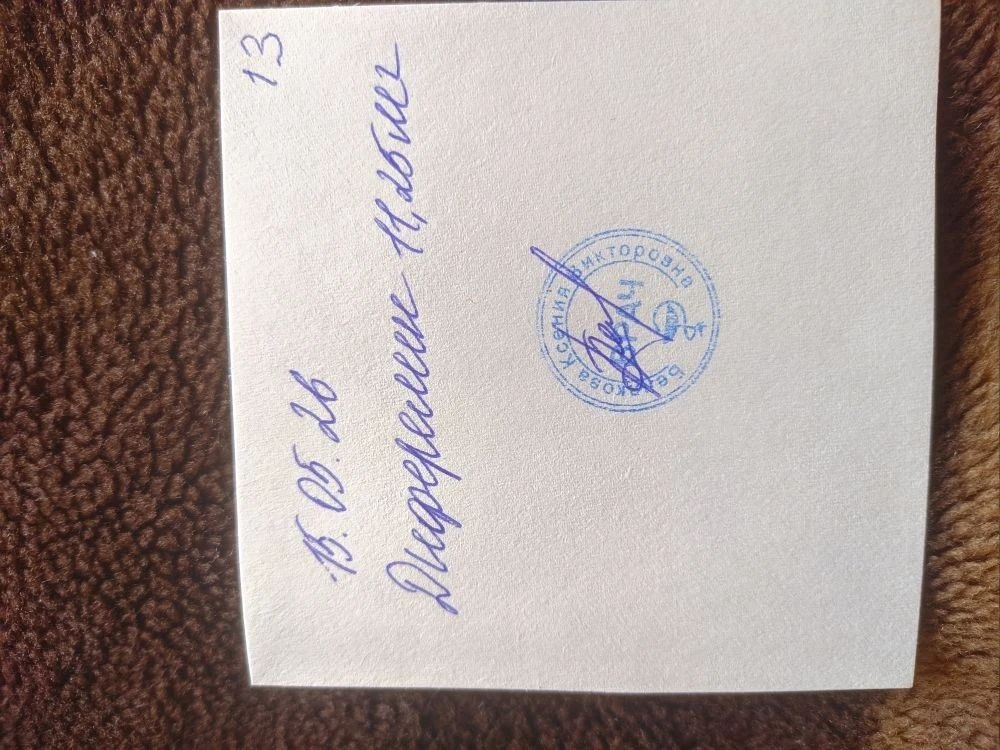
#> input picture data/scans/incoming/photo_2026-05-31_21-46-10.jpg, 1000 x 750 px; its folder holds only this picture in this run
$ python scan_documents.py
#> lines starting #> are read from the running program, lines starting #| are printed output that depends on the picture; after the words box and inside, x2 and y2 are one past the last pixel; in counts of white or black regions, pixels touching at a corner belong together
#> in process_image, raw is the input picture: shape (750, 1000, 3); mean B, G, R 149.3, 153.1, 166.4
#!/usr/bin/env python3
"""Crop, deskew and order photographed document pages."""

from __future__ import annotations

import argparse
import hashlib
import re
import sys
from pathlib import Path

import cv2
import numpy as np
import pytesseract
from PIL import Image, ImageOps

ROOT = Path(__file__).resolve().parents[1]


# [9 lines left out: function _order_points, not called in this run]


def _paper_mask(bgr: np.ndarray) -> np.ndarray:
    hsv = cv2.cvtColor(bgr, cv2.COLOR_BGR2HSV)
#> hsv: shape (750, 1000, 3); mean H, S, V 21, 50.3, 167.7
    mask = cv2.inRange(hsv, (0, 0, 110), (180, 90, 255))
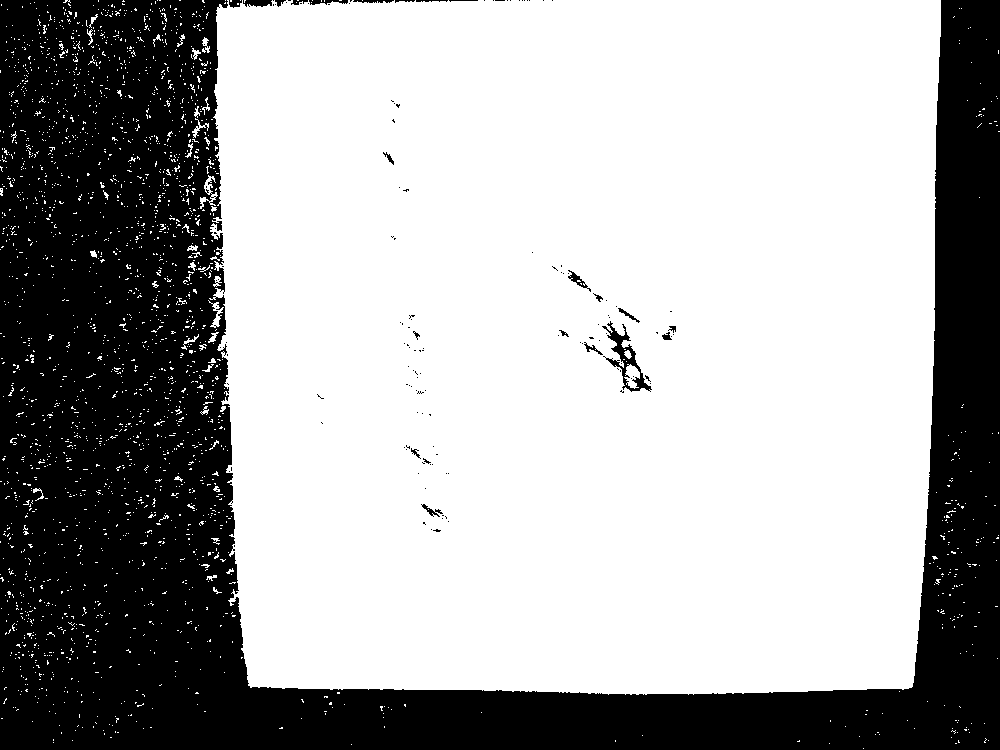
#> mask: shape (750, 1000); 65.6% white; 148 black regions (126 under 20 px), largest, box (x1, y1, x2, y2) and area: (0, 0, 1000, 750) 255344, (602, 321, 652, 392) 854, (243, 0, 272, 7) 159
    kernel = cv2.getStructuringElement(cv2.MORPH_RECT, (11, 11))
    mask = cv2.morphologyEx(mask, cv2.MORPH_CLOSE, kernel, iterations=2)
#> mask: shape (750, 1000); 84.4% white; 25 black regions, largest, box (x1, y1, x2, y2) and area: (73, 561, 1000, 750) 65009, (932, 0, 1000, 535) 30429, (0, 270, 120, 358) 5248
    mask = cv2.morphologyEx(mask, cv2.MORPH_OPEN, kernel, iterations=1)
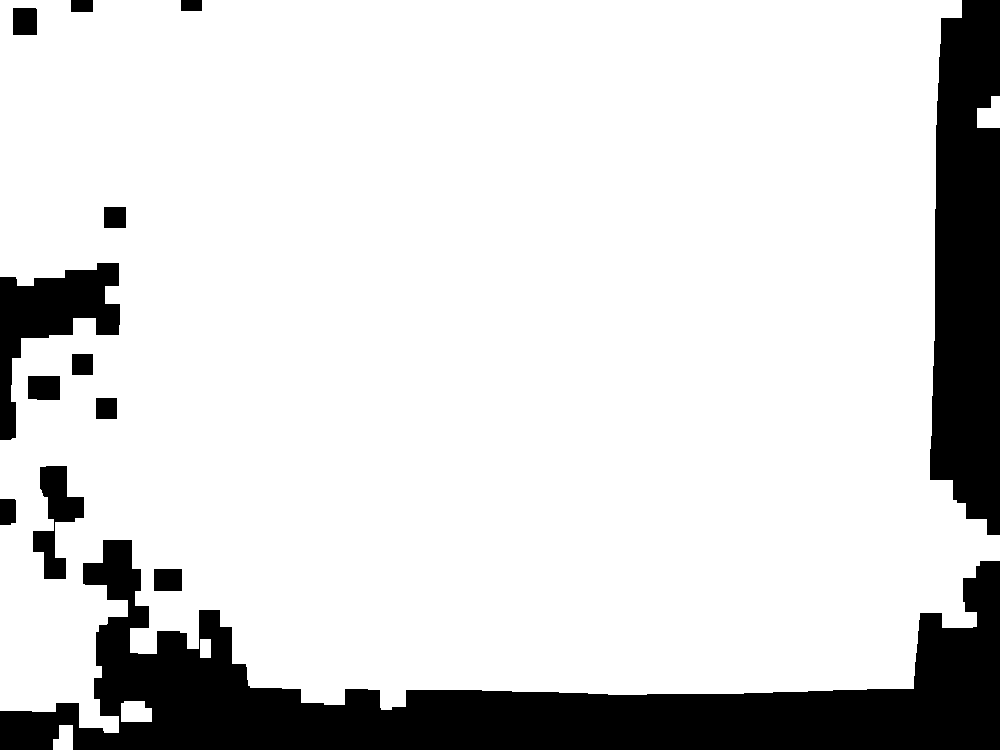
#> mask: shape (750, 1000); 84% white; 13 black regions
    return mask


def _largest_quad(contours: list, min_area_ratio: float, shape: tuple[int, int]) -> np.ndarray | None:
    h, w = shape
    img_area = h * w
    best: np.ndarray | None = None
    best_area = 0.0
    for cnt in contours:
        area = cv2.contourArea(cnt)
        if area < img_area * min_area_ratio:
            continue
        peri = cv2.arcLength(cnt, True)
        approx = cv2.approxPolyDP(cnt, 0.02 * peri, True)
        if len(approx) == 4 and area > best_area:
            best_area = area
            best = approx.reshape(4, 2).astype(np.float32)
    return best


# [12 lines left out: function _warp_document, not called in this run]


def extract_document(bgr: np.ndarray) -> np.ndarray:
    mask = _paper_mask(bgr)
    contours, _ = cv2.findContours(mask, cv2.RETR_EXTERNAL, cv2.CHAIN_APPROX_SIMPLE)
#> contours = 5 contours; box (x1, y1, x2, y2) and area: (0, 0, 1000, 733) 631831, (121, 701, 152, 722) 546, (977, 96, 1000, 128) 514, (53, 725, 73, 750) 372, (200, 639, 211, 658) 180
    if not contours:
        return bgr

    cnt = max(contours, key=cv2.contourArea)
#> cnt = contour of 290 points, box (x1, y1, x2, y2) (0, 0, 1000, 733), area 631831
    area_ratio = cv2.contourArea(cnt) / (bgr.shape[0] * bgr.shape[1])
#> area_ratio = 0.842
    quad = _largest_quad(contours, min_area_ratio=0.06, shape=bgr.shape[:2])
#> the loop in _largest_quad, `for cnt in contours:` made 5 passes
#> area on passes 1, 2, 4: 372.5, 546, 514.5
#> after the loop in _largest_quad, `for cnt in contours:`: best_area = 0

    if area_ratio < 0.45 or quad is None:
        x, y, w, h = cv2.boundingRect(cnt)
#> x = 0; y = 0; w = 1000; h = 733
        pad = max(4, int(min(w, h) * 0.012))
#> pad = 8
        return bgr[
            max(0, y - pad) : min(bgr.shape[0], y + h + pad),
            max(0, x - pad) : min(bgr.shape[1], x + w + pad),
        ]

    return _warp_document(bgr, quad)


def _osd_upright_conf(bgr: np.ndarray) -> float:
    pil = Image.fromarray(cv2.cvtColor(bgr, cv2.COLOR_BGR2RGB))
    w, h = pil.size
    scale = 2000 / max(w, h)
    if scale > 1.05:
        pil = pil.resize((int(w * scale), int(h * scale)), Image.Resampling.LANCZOS)
    try:
        osd = pytesseract.image_to_osd(pil, config="--psm 0")
        rotate = int(re.search(r"Rotate: (\d+)", osd).group(1))
        conf = float(re.search(r"Orientation confidence: ([\d.]+)", osd).group(1))
        if rotate == 0:
            return conf
        if rotate == 180:
            return conf * 0.25
        return 0.0
    except Exception:
        return 0.0


def _ocr_top_score(bgr: np.ndarray) -> int:
    h = bgr.shape[0]
    part = bgr[: max(80, h // 4)]
    rgb = cv2.cvtColor(part, cv2.COLOR_BGR2RGB)
    pil = Image.fromarray(rgb)
    w, th = pil.size
    scale = 1800 / max(w, th)
    if scale > 1.05:
        pil = pil.resize((int(w * scale), int(th * scale)), Image.Resampling.LANCZOS)
    try:
        text = pytesseract.image_to_string(pil, lang="rus+eng", config="--psm 6")
    except Exception:
        text = ""
    words = re.findall(r"[А-Яа-яЁё]{4,}", text)
    return sum(len(w) for w in words) + len(words) * 8


def _text_horizontal_score(bgr: np.ndarray) -> float:
    gray = cv2.cvtColor(bgr, cv2.COLOR_BGR2GRAY)
    _, bw = cv2.threshold(gray, 0, 255, cv2.THRESH_BINARY_INV + cv2.THRESH_OTSU)
    row_var = float(np.var(bw.sum(axis=1)))
    col_var = float(np.var(bw.sum(axis=0)))
    return row_var / (col_var + 1e-6)


def _orientation_quality(bgr: np.ndarray) -> float:
    h, w = bgr.shape[:2]
    osd = _osd_upright_conf(bgr) * 20.0
    top = float(_ocr_top_score(bgr))
    horiz = min(_text_horizontal_score(bgr), 15.0)
    portrait = 4.0 if h >= w * 1.02 else 0.0
    return osd + top + horiz + portrait


def auto_orient(bgr: np.ndarray) -> np.ndarray:
    scored: list[tuple[float, int]] = []
    for k in range(4):
        scored.append((_orientation_quality(np.rot90(bgr, k)), k))
#> this loop made 4 passes
#> horiz in _orientation_quality on passes 1 to 4: 0.331, 3.02, 0.331, 3.02
#> pass 1, in _ocr_top_score, `part = bgr[: max(80, h // 4)]`:
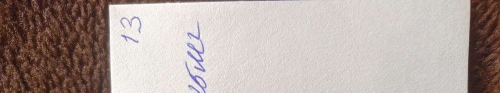
#> part: shape (185, 1000, 3) (shown at 1/2 size); mean of channels 0, 1, 2 163.1, 167.6, 180.7; drawn as B, G, R
#> after the loop, scored = [(0.331, 0), (7.02, 1), (0.331, 2), (7.02, 3)]
    scored.sort(reverse=True)
    best_score = scored[0][0]
#> best_score = 7.02
    top_ks = [k for s, k in scored if s >= best_score - 0.05]
#> top_ks = [1, 3]
    if 1 in top_ks and 3 in top_ks:
        k = 3
    else:
        k = scored[0][1]
    return np.rot90(bgr, k)
#> returned value: shape (1000, 741, 3)


def trim_paper(bgr: np.ndarray) -> np.ndarray:
    """Mild edge trim — only obvious background, keep full page content."""
    gray = cv2.cvtColor(bgr, cv2.COLOR_BGR2GRAY)
    hsv = cv2.cvtColor(bgr, cv2.COLOR_BGR2HSV)
#> hsv: shape (1000, 741, 3); mean H, S, V 21.1, 49.5, 168.9
    paper = ((gray > 135) & (hsv[:, :, 1] < 85)) | (gray > 200)
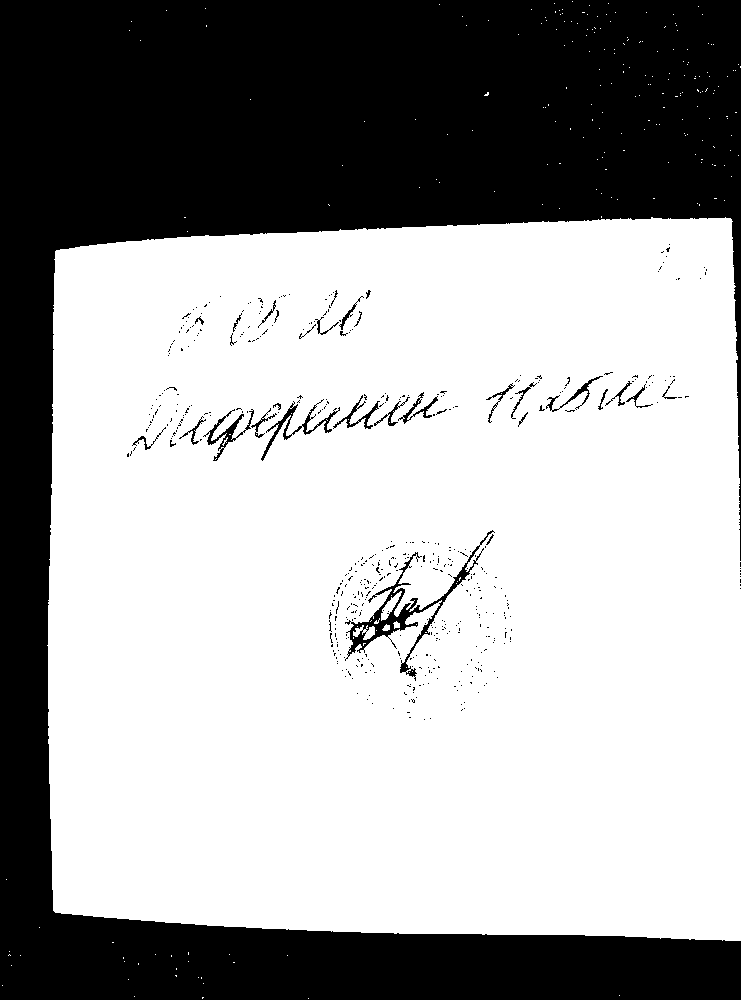
#> paper: shape (1000, 741) bool; 64.2% white; 504 black regions (473 under 20 px), largest, box (x1, y1, x2, y2) and area: (0, 0, 741, 1000) 257975, (345, 530, 495, 681) 2321, (261, 399, 340, 461) 624
    if not paper.any():
        return bgr
    ys, xs = np.where(paper)
    pad = max(4, int(min(bgr.shape[:2]) * 0.008))
    y0 = max(0, int(ys.min()) - pad)
#> y0 = 0
    y1 = min(bgr.shape[0], int(ys.max()) + pad + 1)
#> y1 = 1000
    x0 = max(0, int(xs.min()) - pad)
#> x0 = 0
    x1 = min(bgr.shape[1], int(xs.max()) + pad + 1)
#> x1 = 741
    return bgr[y0:y1, x0:x1]


def _enhance(bgr: np.ndarray) -> np.ndarray:
    rgb = cv2.cvtColor(bgr, cv2.COLOR_BGR2RGB)
    pil = Image.fromarray(rgb)
    pil = ImageOps.autocontrast(pil, cutoff=1)
    return cv2.cvtColor(np.array(pil), cv2.COLOR_RGB2BGR)
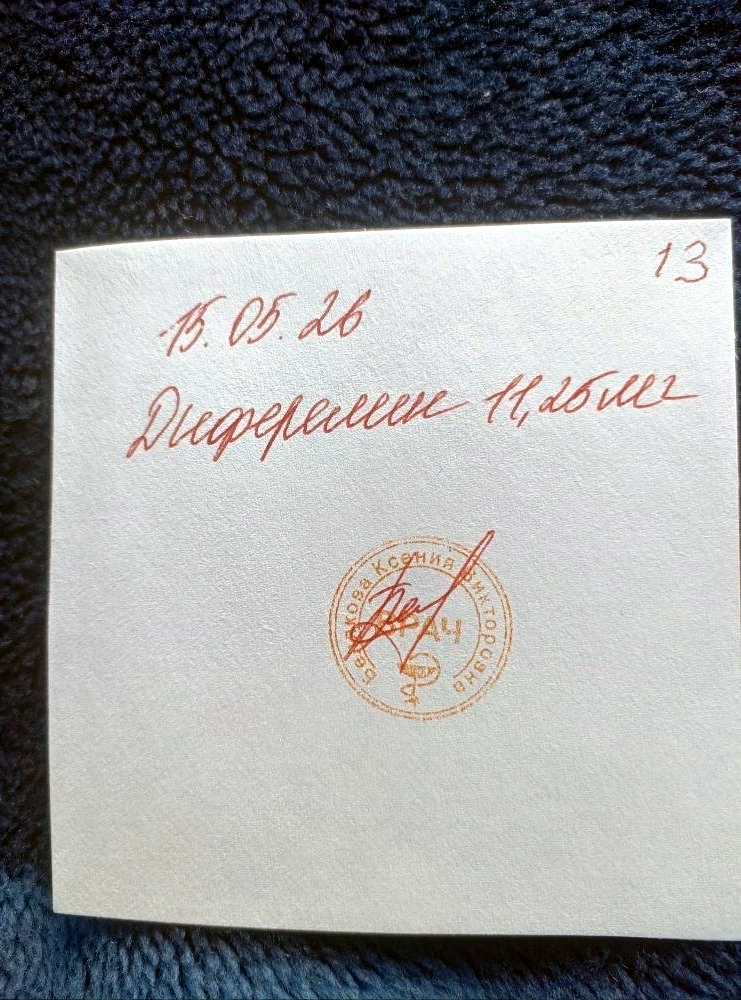
#> returned value: shape (1000, 741, 3); mean R, G, B 149.4, 150.4, 151.6


def process_image(path: Path) -> np.ndarray:
    raw = cv2.imdecode(np.fromfile(str(path), dtype=np.uint8), cv2.IMREAD_COLOR)
    if raw is None:
        raise RuntimeError(f"cannot read {path}")
    doc = extract_document(raw)
    doc = auto_orient(doc)
    doc = trim_paper(doc)
    return _enhance(doc)


def file_hash(path: Path) -> str:
    return hashlib.md5(path.read_bytes()).hexdigest()


def save_jpeg(bgr: np.ndarray, dest: Path, quality: int = 92) -> None:
#|   001 <- photo_2026-05-31_21-46-10.jpg (741x1000)
    rgb = cv2.cvtColor(bgr, cv2.COLOR_BGR2RGB)
    Image.fromarray(rgb).save(dest, "JPEG", quality=quality, optimize=True)


def build_pdf(jpg_paths: list[Path], pdf_path: Path) -> None:
    if not jpg_paths:
        return
    pages = [Image.open(p).convert("RGB") for p in jpg_paths]
#> pages = 1 item
    first, rest = pages[0], pages[1:]
#> rest = []
    first.save(pdf_path, "PDF", save_all=True, append_images=rest, resolution=150.0)


def main() -> None:
    ap = argparse.ArgumentParser()
    ap.add_argument("--in-dir", type=Path, default=ROOT / "data/scans/incoming")
    ap.add_argument("--out-dir", type=Path, default=ROOT / "data/scans/processed")
    ap.add_argument("--pdf-name", default="documents.pdf")
    args = ap.parse_args()

    in_dir = args.in_dir
    out_dir = args.out_dir
    out_dir.mkdir(parents=True, exist_ok=True)

    sources = sorted(in_dir.glob("*.jpg")) + sorted(in_dir.glob("*.jpeg"))
    sources += sorted(in_dir.glob("*.JPG")) + sorted(in_dir.glob("*.JPEG"))
    if not sources:
        print("No JPEG files in", in_dir, file=sys.stderr)
        sys.exit(1)

    seen_hashes: set[str] = set()
    saved: list[Path] = []
    page = 0
    for src in sources:
        digest = file_hash(src)
        if digest in seen_hashes:
            print(f"  skip duplicate: {src.name}")
            continue
        seen_hashes.add(digest)
        page += 1
        out = out_dir / f"{page:03d}.jpg"
        try:
            result = process_image(src)
            save_jpeg(result, out)
            saved.append(out)
            print(f"  {page:03d} <- {src.name} ({result.shape[1]}x{result.shape[0]})")
        except Exception as e:
            print(f"  FAIL {src.name}: {e}", file=sys.stderr)

    pdf_path = out_dir / args.pdf_name
    build_pdf(saved, pdf_path)
    print(f"Done: {len(saved)} pages -> {out_dir}")
    if saved:
        print(f"PDF: {pdf_path}")


if __name__ == "__main__":
    main()

$ run again, on data/scans/incoming/photo_2026-05-31_21-46-29.jpg
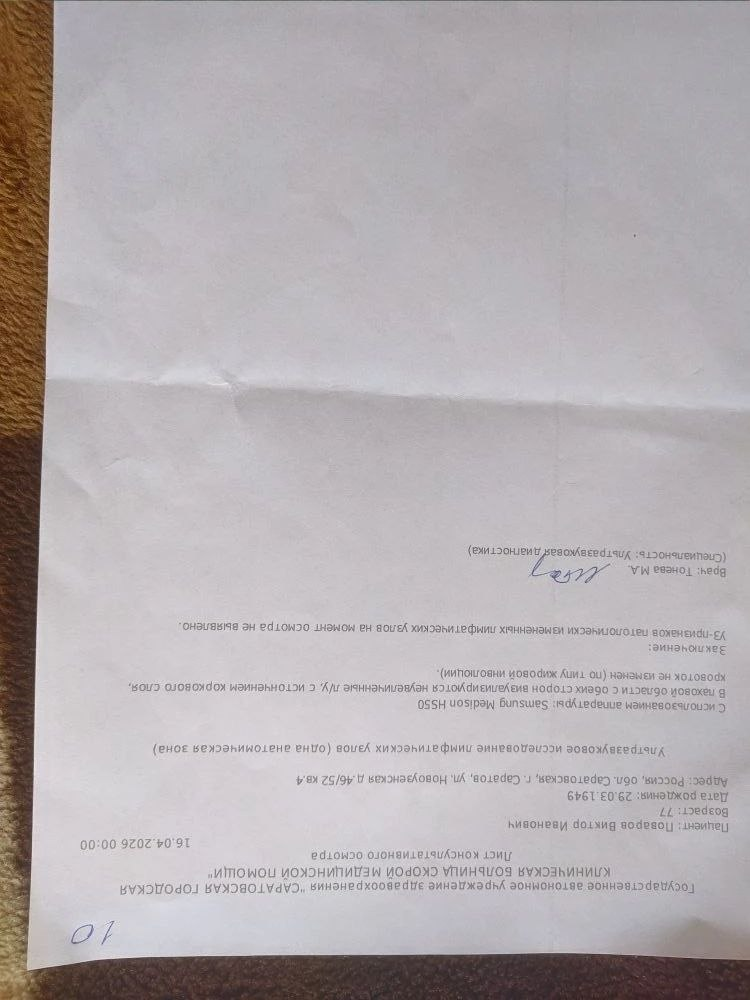
#> input picture data/scans/incoming/photo_2026-05-31_21-46-29.jpg, 750 x 1000 px
#> in process_image, raw is the input picture: shape (1000, 750, 3); mean B, G, R 176, 173.3, 179.6
#> in _paper_mask, `mask = cv2.morphologyEx(mask, cv2.MORPH_CLOSE, kernel, iterations=2)`:
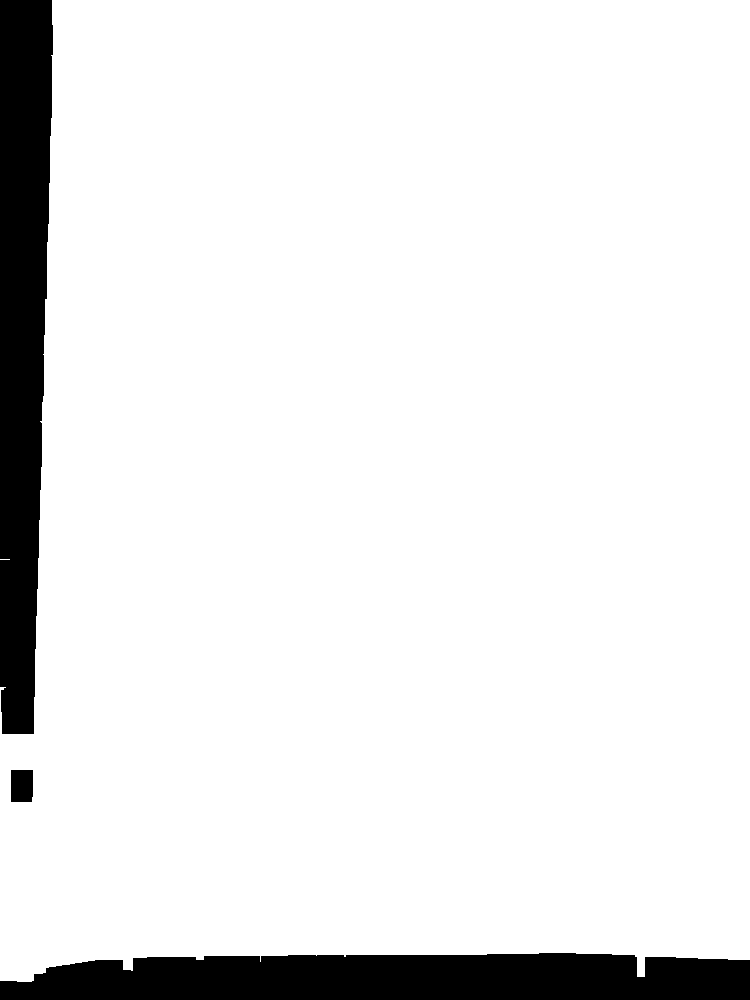
#> mask: shape (1000, 750); 91.5% white; 3 black regions, box (x1, y1, x2, y2) and area: (0, 0, 53, 734) 32111, (0, 953, 750, 1000) 31229, (11, 770, 33, 802) 699
#> contours = 1 contour; box (x1, y1, x2, y2) and area: (0, 0, 750, 982) 684552
#> cnt = contour of 100 points, box (x1, y1, x2, y2) (0, 0, 750, 982), area 684552
#> area_ratio = 0.913
#> the loop in _largest_quad, `for cnt in contours:` made 1 pass
#> (area, peri, best_area, best) on pass 1: (684551.5, 3449.6, 684551.5, [[52, 0], [0, 980], [749, 959], [749, 0]])
#> after the loop in _largest_quad, `for cnt in contours:`: best_area = 684551.5
#> quad = [[52, 0], [0, 980], [749, 959], [749, 0]]
#> s = [52, 980, 1708, 749]
#> diff = [-52, 980, 210, -749]
#> in _warp_document, `rect = _order_points(quad)`: rect = [[52, 0], [749, 0], [749, 959], [0, 980]]
#> tl = [52, 0]; tr = [749, 0]; br = [749, 959]; bl = [0, 980]
#> max_w = 749
#> max_h = 981
#> dst = [[0, 0], [748, 0], [748, 980], [0, 980]]
#> m = [[1.05, 0.0557, -54.61], [-6.99e-18, 1.07, 5.23e-15], [-2.86e-05, 7.45e-05, 1]]
#> the loop in auto_orient, `for k in range(4):` made 4 passes
#> horiz in _orientation_quality on passes 1 to 4: 0.514, 1.94, 0.514, 1.94
#> after the loop in auto_orient, `for k in range(4):`: scored = [(4.51, 0), (1.94, 1), (4.51, 2), (1.94, 3)]
#> best_score = 4.51
#> top_ks = [2, 0]
#> k = 2
#> paper: shape (981, 749) bool; 96% white; 1643 black regions (1637 under 20 px), largest, box (x1, y1, x2, y2) and area: (0, 0, 749, 981) 25082, (213, 380, 228, 406) 47, (192, 372, 207, 385) 44, (24, 170, 37, 177) 29, (71, 157, 80, 164) 24, (160, 374, 168, 388) 23
#> y0 = 0
#> y1 = 981
#> x0 = 0
#> x1 = 749
#> in _enhance, `pil = ImageOps.autocontrast(pil, cutoff=1)`:
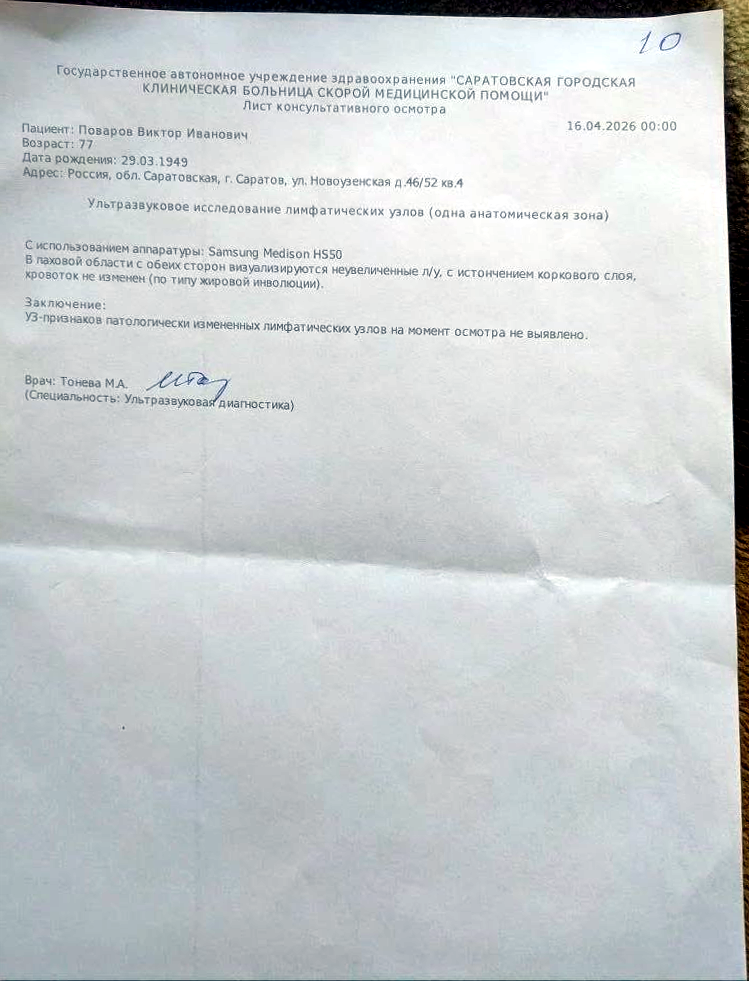
#> pil: PIL image 749x981 RGB; mean R, G, B 200.2, 205, 206.6
#|   001 <- photo_2026-05-31_21-46-29.jpg (749x981)
#> pages = 1 item
#> rest = []
